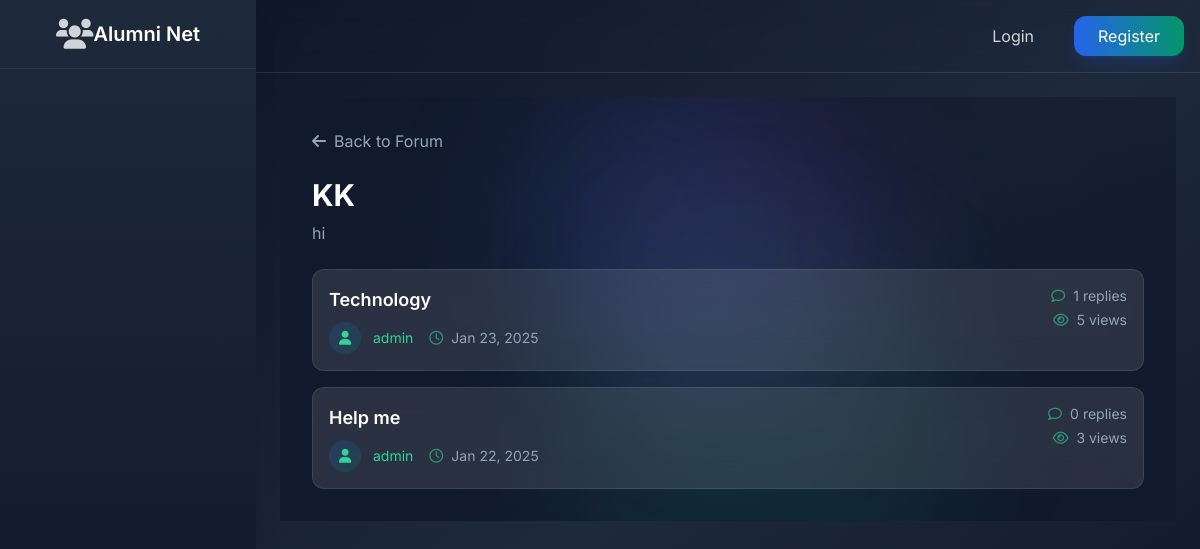
/forum/category/1/, run on the app's committed database.
### forum/models.py (models this page shows, shortened)
class Category(models.Model):
    name = models.CharField(max_length=100)
    description = models.TextField()
    created_at = models.DateTimeField(auto_now_add=True)
    class Meta:
        verbose_name_plural = "Categories"

class Thread(models.Model):
    title = models.CharField(max_length=200)
    content = models.TextField()
    category = models.ForeignKey(Category, on_delete=models.CASCADE, related_name='threads')
    author = models.ForeignKey(settings.AUTH_USER_MODEL, on_delete=models.CASCADE)
    created_at = models.DateTimeField(auto_now_add=True)
    updated_at = models.DateTimeField(auto_now=True)
    is_pinned = models.BooleanField(default=False)
    is_locked = models.BooleanField(default=False)
    views = models.PositiveIntegerField(default=0)

### users/models.py (models this page shows, shortened)
class User(AbstractUser):
    USER_TYPES = (
        ('admin', 'Admin'),
        ('alumni', 'Alumni'),
        ('student', 'Student'),
    )
    INDUSTRY_CHOICES = (
        ('it', 'Information Technology'),
        ('finance', 'Finance'),
        ('healthcare', 'Healthcare'),
        ('education', 'Education'),
        ('manufacturing', 'Manufacturing'),
        ('retail', 'Retail'),
        ('consulting', 'Consulting'),
        ('marketing', 'Marketing'),
        ('other', 'Other')
    )
    AVAILABILITY_CHOICES = (
        ('available', 'Available for Mentorship'),
        ('limited', 'Limited Availability'),
        ('unavailable', 'Not Available'),
    )
    user_type = models.CharField(max_length=10, choices=USER_TYPES, default='student')
    profile_picture = models.ImageField(upload_to='profile_pics/', null=True, blank=True)
    bio = models.TextField(max_length=500, blank=True)
    graduation_year = models.IntegerField(null=True, blank=True)
    current_job_title = models.CharField(max_length=100, blank=True)
    current_company = models.CharField(max_length=100, blank=True)
    industry = models.CharField(max_length=20, choices=INDUSTRY_CHOICES, blank=True)
    years_of_experience = models.PositiveIntegerField(default=0)
    skills = models.TextField(help_text="Enter skills separated by commas", blank=True)
    achievements = models.TextField(blank=True)
    certifications = models.TextField(help_text="Enter certifications separated by commas", blank=True)
    linkedin_profile = models.URLField(max_length=200, blank=True)
    portfolio_link = models.URLField(max_length=200, blank=True)
    mentorship_availability = models.CharField(
        max_length=20,
        choices=AVAILABILITY_CHOICES,
        blank=True
    )
    email_verified = models.BooleanField(default=False)

### forum/views.py (the view)
# urls.py: path('category/<int:category_id>/', views.category_detail, name='category_detail'),
def category_detail(request, category_id):
    category = get_object_or_404(Category, id=category_id)
    threads = Thread.objects.filter(category=category).order_by('-is_pinned', '-created_at')
    return render(request, 'forum/category_detail.html', {
        'category': category,
        'threads': threads
    })

### messaging/context_processors.py (called while the page is built, shortened)
def unread_message_count(request):
    return {'unread_message_count': 0}

### notifications/context_processors.py (called while the page is built)
def notification_count(request):
    if request.user.is_authenticated:
        unread_count = request.user.notifications.filter(read=False).count()
        return {'unread_notification_count': unread_count}
    return {'unread_notification_count': 0}

### forum/templates/forum/category_detail.html (shortened to what this page needs)
{% extends 'base.html' %}
{% block content %}
<div class="relative">
    <div class="absolute inset-0 bg-grid-slate-800/[0.1] bg-[size:60px_60px]"></div>
    <div class="absolute inset-0 bg-gradient-to-b from-slate-900/50 to-slate-900/80"></div>
    <div class="absolute inset-0 overflow-hidden">
        <div class="absolute -top-4 left-1/4 w-72 h-72 bg-blue-500/10 rounded-full blur-3xl"></div>
        <div class="absolute top-1/3 right-1/4 w-96 h-96 bg-emerald-500/10 rounded-full blur-3xl"></div>
        <div class="absolute bottom-1/4 left-1/3 w-80 h-80 bg-purple-500/10 rounded-full blur-3xl"></div>
    </div>
    <div class="relative max-w-5xl mx-auto px-4 sm:px-6 lg:px-8 py-8">
        <a href="{% url 'forum:category_list' %}"
        class="inline-flex items-center text-slate-400 hover:text-white mb-6 transition-colors duration-200">
         <i class="fas fa-arrow-left mr-2"></i>
         Back to Forum
     </a>
        <div class="flex justify-between items-start mb-6">
            <div>
                <h1 class="text-3xl font-bold text-white mb-2">{{ category.name }}</h1>
                <p class="text-slate-400">{{ category.description }}</p>
            </div>
        </div>
        <div class="space-y-4">
            {% for thread in threads %}
                <div class="bg-white/10 backdrop-blur-lg rounded-xl p-4 border border-white/10 hover:bg-white/[0.15] transition-all duration-300
                            {% if thread.is_pinned %}border-l-4 border-blue-500{% endif %}">
                    <div class="flex justify-between items-start">
                        <div class="flex-1">
                            <div class="flex items-center space-x-3">
                                <h2 class="text-lg font-semibold text-white">
                                    <a href="{% url 'forum:thread_detail' thread.id %}"
                                       class="hover:text-emerald-400 transition-colors duration-200">
                                        {{ thread.title }}
                                    </a>
                                </h2>
                            </div>
                            <div class="mt-2 flex items-center space-x-4 text-sm text-slate-400">
                                <div class="flex items-center space-x-3">
                                    {% if thread.author.profile_picture %}
                                        <img src="{{ thread.author.profile_picture.url }}" alt="{{ thread.author.get_full_name|default:thread.author.username }}"
                                             class="w-8 h-8 rounded-full object-cover">
                                    {% else %}
                                        <div class="w-8 h-8 rounded-full bg-gradient-to-br from-blue-600/20 to-emerald-600/20 flex items-center justify-center">
                                            <i class="fas fa-user text-emerald-400"></i>
                                        </div>
                                    {% endif %}
                                    <a href="{% url 'users:user_profile' thread.author.id %}"
                                       class="text-emerald-400 hover:text-emerald-300 transition-colors duration-200">
                                        {{ thread.author.get_full_name|default:thread.author.username }}
                                    </a>
                                </div>
                                <div class="flex items-center">
                                    <i class="far fa-clock mr-2 text-emerald-400/60"></i>
                                    {{ thread.created_at|date:"M d, Y" }}
                                </div>
                            </div>
                        </div>
                        <div class="text-right space-y-1 text-sm">
                            <p class="flex items-center justify-end text-slate-400">
                                <i class="far fa-comment mr-2 text-emerald-400/60"></i>
                                {{ thread.replies.count }} replies
                            </p>
                            <p class="flex items-center justify-end text-slate-400">
                                <i class="far fa-eye mr-2 text-emerald-400/60"></i>
                                {{ thread.views }} views
                            </p>
                        </div>
                    </div>
                </div>
            {% endfor %}
        </div>
    </div>
</div>
{% endblock %}

### data on the page
Category: name "KK", description "hi"
Thread: title "Technology", author.get_full_name "admin", created_at "Jan 23, 2025", replies.count "1", views "5"
Thread: title "Help me", author.get_full_name "admin", created_at "Jan 22, 2025", replies.count "0", views "3"
